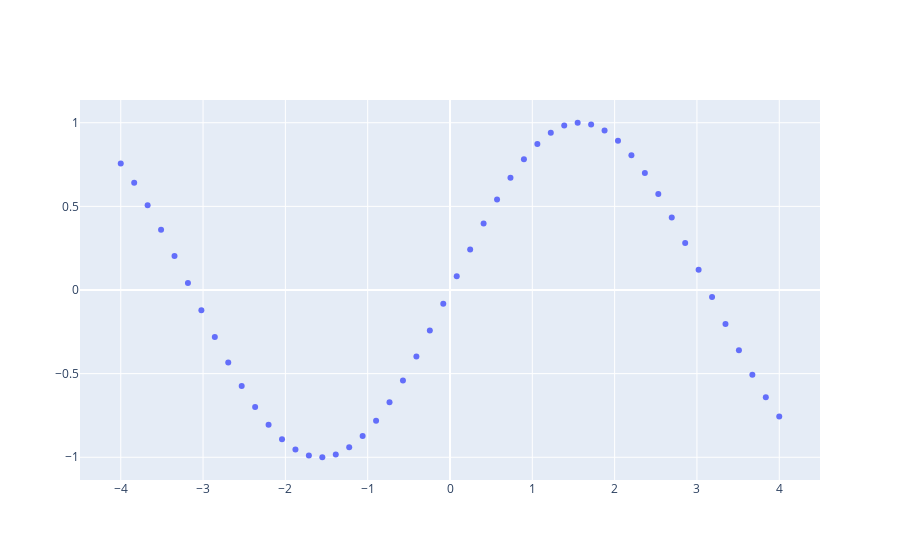

The cell this chart's notebook holds for it:
### Markdown cell above
Объектное API对象API

### Code cell
import plotly.graph_objects as go

x = np.linspace(-4, 4, 50)
y = np.sin(x)

fig = go.Figure(go.Scatter(
    x = x,
    y = y,
    mode='markers'
))

fig.show()
